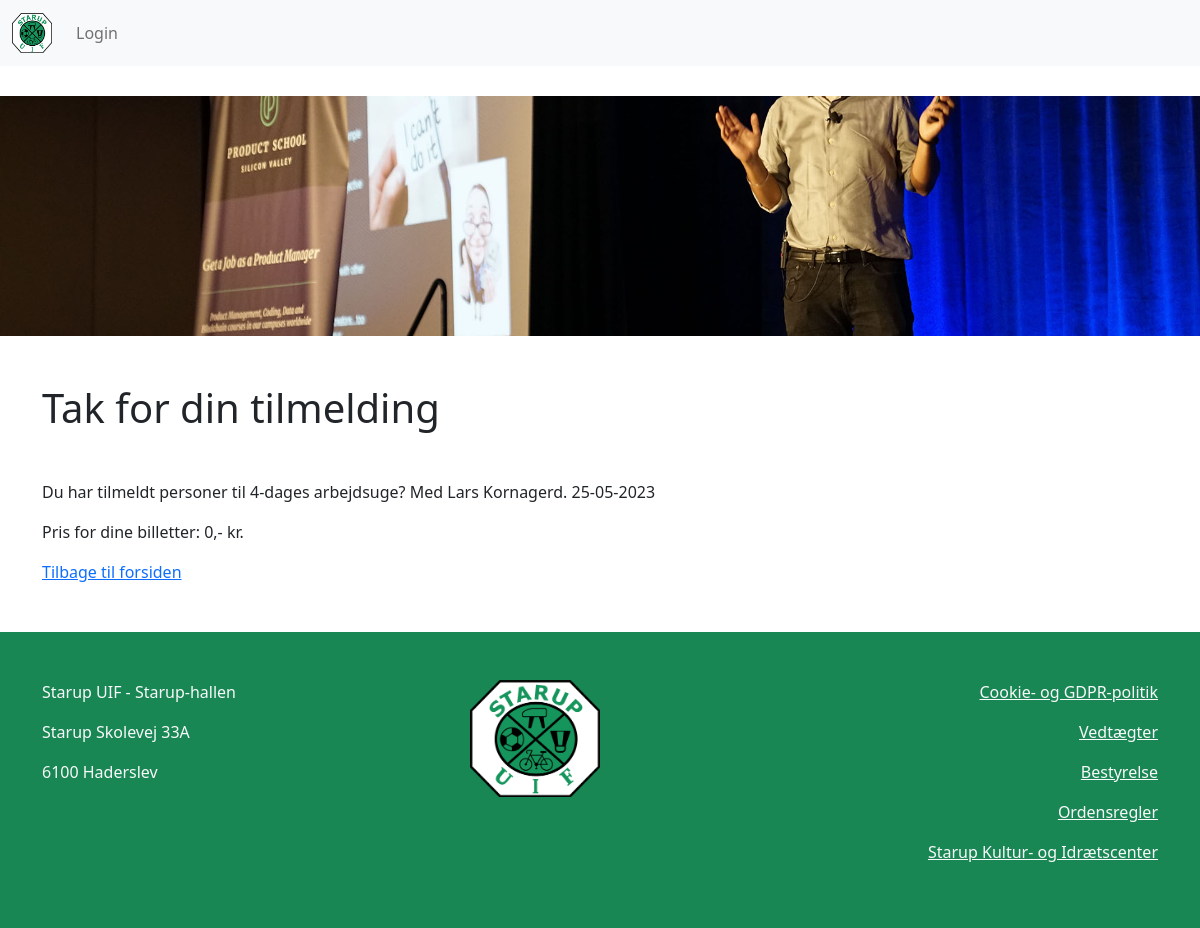
The app's page /tilmeldtArrangement.php?id=3 with its own data.
### tables this page shows
CREATE TABLE `events` (
  `EID` int(11) NOT NULL,
  `EName` varchar(200) NOT NULL,
  `ECategory` varchar(50) NOT NULL,
  `EDescription` varchar(2500) DEFAULT NULL,
  `EImage` varchar(100) DEFAULT NULL,
  `EDate` date NOT NULL,
  `EStartTime` varchar(50) NOT NULL,
  `EEndTime` varchar(50) DEFAULT NULL,
  `EPlace` varchar(100) DEFAULT NULL,
  `EPrice` smallint(6) NOT NULL,
  `EContactName` varchar(100) DEFAULT NULL,
  `EContactPhone` int(11) DEFAULT NULL,
  `ECreatedBy` varchar(100) NOT NULL
);

### tilmeldtArrangement.php (the view, shortened to what this page needs)
<?php
    if(isset($_GET['id']))
    {
        $id = "'".$_GET['id']."'";
    }
    $db = new MySQLi('', '', '', '');
    if ($db->connect_error){
        die("Connection to database failed: ".$db->connect_error);
    }
    else{
        $result = $db->query("SELECT * FROM events WHERE EID = $id");
        $row = $result->fetch_assoc();
    }
?>
<!DOCTYPE html>
<html lang="en">
<head>
    <link rel="stylesheet" href="css/bootstrap.min.css">
    <link rel="stylesheet" href="css/style.css" type="text/css">
</head>
<body>
    <?php include 'includes/nav.php' ?>
    <header class="eventheader mt-5">
        <img src="img/<?php echo $row["EImage"]; ?>" class="img-fluid mt-5">
    </header>
    <main class="container mb-5">
        <h1 class="mt-5 mb-5">Tak for din tilmelding</h1>
        <section>
            <article>
                <p>Du har tilmeldt <?php echo $_POST["tilmeldAntal"]." personer til ".$row["EName"]."d. "?><?php echo date("d-m-Y", strtotime($row["EDate"])); ?></p>
                <p>Pris for dine billetter: <?php echo ($_POST["tilmeldAntal"] * $row["EPrice"] ); ?>,- kr.</p>
                <a href="index.php">Tilbage til forsiden</a>
            </article>
        </section>
    </main>
    <footer class="container-fluid py-5 bg-success">
        <?php include 'includes/footer.php' ?>
    </footer>
</body>
</html>

### css/style.css (style rules this page uses)
.eventheader img { height: 30vh; width: 100%; object-fit:cover; }

### records on screen
events: EImage (picture), EName "4-dages arbejdsuge? Med Lars Kornager", EDate "25-05-2023", $_POST['tilmeldAntal']*$row['EPrice'] "0"
